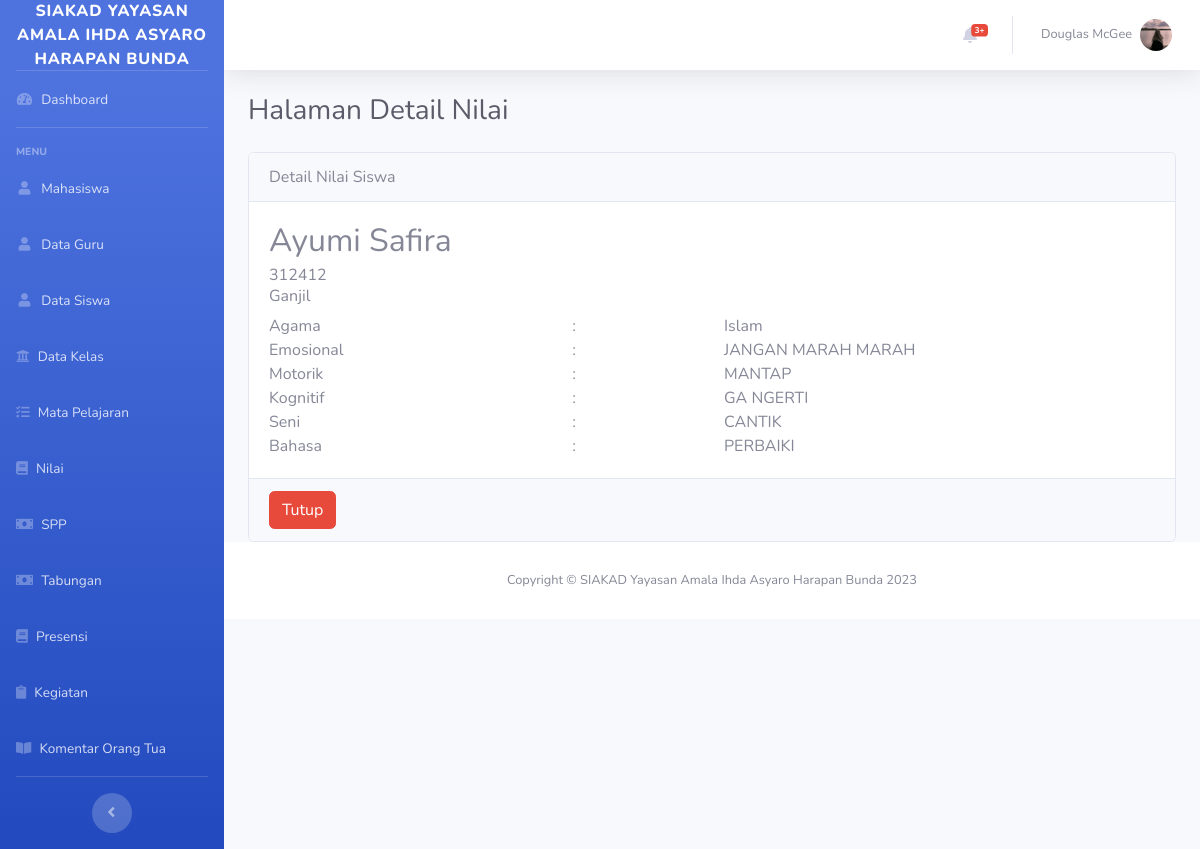
/Nilai/detail/1, run on the app's committed database.
### tables this page shows
CREATE TABLE `siswa` (
  `nis` int(11) NOT NULL,
  `username` varchar(100) NOT NULL,
  `id_kelas` int(11) NOT NULL,
  `nama` varchar(200) NOT NULL,
  `jenis_kelamin` varchar(100) NOT NULL,
  `agama` varchar(100) NOT NULL,
  `tempat_lahir` varchar(200) NOT NULL,
  `tanggal_lahir` date NOT NULL,
  `alamat` varchar(100) NOT NULL,
  `nama_ayah` varchar(300) NOT NULL,
  `nama_ibu` varchar(300) NOT NULL,
  `no_hp` varchar(100) NOT NULL,
  `foto` varchar(500) NOT NULL
);

CREATE TABLE `semester` (
  `id_semester` int(11) NOT NULL,
  `semester` varchar(100) NOT NULL
);

CREATE TABLE `nilai` (
  `id_nilai` int(11) NOT NULL,
  `nis` int(11) NOT NULL,
  `agama` text NOT NULL,
  `emosional` text NOT NULL,
  `motorik` text NOT NULL,
  `kognitif` text NOT NULL,
  `seni` text NOT NULL,
  `bahasa` text NOT NULL,
  `id_semester` int(11) NOT NULL
);

### application/controllers/Nilai.php (called while the page is built, shortened)
<?php
class Nilai extends CI_Controller
{
    public function __construct()
    {
        $this->load->model('Nilai_model');
    }
    function detail($id)
    {
        $data['judul'] = "Halaman Detail Nilai";
        $data['nilai'] = $this->Nilai_model->getById($id);
        $this->load->view("layout/header");
        $this->load->view("nilai/vw_detail_nilai", $data);
        $this->load->view("layout/footer");
    }
}

### index.php (called while the page is built, shortened)
<?php
require_once BASEPATH.'core/CodeIgniter.php';

### application/models/Nilai_model.php (called while the page is built, shortened)
<?php
class Nilai_model extends CI_Model
{
    public $table = 'nilai, siswa, semester';
    public function getById($id)
    {
        $this->db->from($this->table);
        $this->db->where('id_nilai', $id);
        $query = $this->db->get();
        return $query->row_array();
    }
}

### application/views/nilai/vw_detail_nilai.php (the view)
<div class="container-fluid">
    <h1 class="h3 mb-4 text-gray-800"><?php echo $judul; ?> </h1>
    <div class="row">
        <div class="col-md-12">
            <div class="card">
                <div class="card-header">
                    Detail Nilai Siswa
                </div>
                <div class="card-body">
                    <h2 class="card-title"><?= $nilai['nama']; ?></h2>
                    <h6 class="card-subtitle mb-2 text-muted"><?= $nilai['nis']; ?></h6>
                    <h6 class="card-subtitle mb-2 text-muted"><?= $nilai['semester']; ?></h6>
                    <div class="row">
                        <div class="col-md-4">Agama</div>
                        <div class="col-md-2">:</div>
                        <div class="col-md-6"><?= $nilai['agama']; ?></div>
                    </div>
                    <div class="row">
                        <div class="col-md-4">Emosional</div>
                        <div class="col-md-2">:</div>
                        <div class="col-md-6"><?= $nilai['emosional']; ?></div>
                    </div>
                    <div class="row">
                        <div class="col-md-4">Motorik</div>
                        <div class="col-md-2">:</div>
                        <div class="col-md-6"><?= $nilai['motorik']; ?></div>
                    </div>
                    <div class="row">
                        <div class="col-md-4">Kognitif</div>
                        <div class="col-md-2">:</div>
                        <div class="col-md-6"><?= $nilai['kognitif']; ?></div>
                    </div>
                    <div class="row">
                        <div class="col-md-4">Seni</div>
                        <div class="col-md-2">:</div>
                        <div class="col-md-6"><?= $nilai['seni']; ?></div>
                    </div>
                    <div class="row">
                        <div class="col-md-4">Bahasa</div>
                        <div class="col-md-2">:</div>
                        <div class="col-md-6"><?= $nilai['bahasa']; ?></div>
                    </div>
                </div>
                <div class="card-footer justify-content-center">
                    <a href="<?= base_url('Nilai') ?>" class="btn btn-danger">Tutup</a>
                </div>
            </div>
        </div>
    </div>
</div>

### data on the page
siswa: nama "Ayumi Safira", nis "312412", agama "Islam"
semester: semester "Ganjil"
nilai: emosional "JANGAN MARAH MARAH", motorik "MANTAP", kognitif "GA NGERTI", seni "CANTIK", bahasa "PERBAIKI"

### other printed values
$judul "Halaman Detail Nilai"
